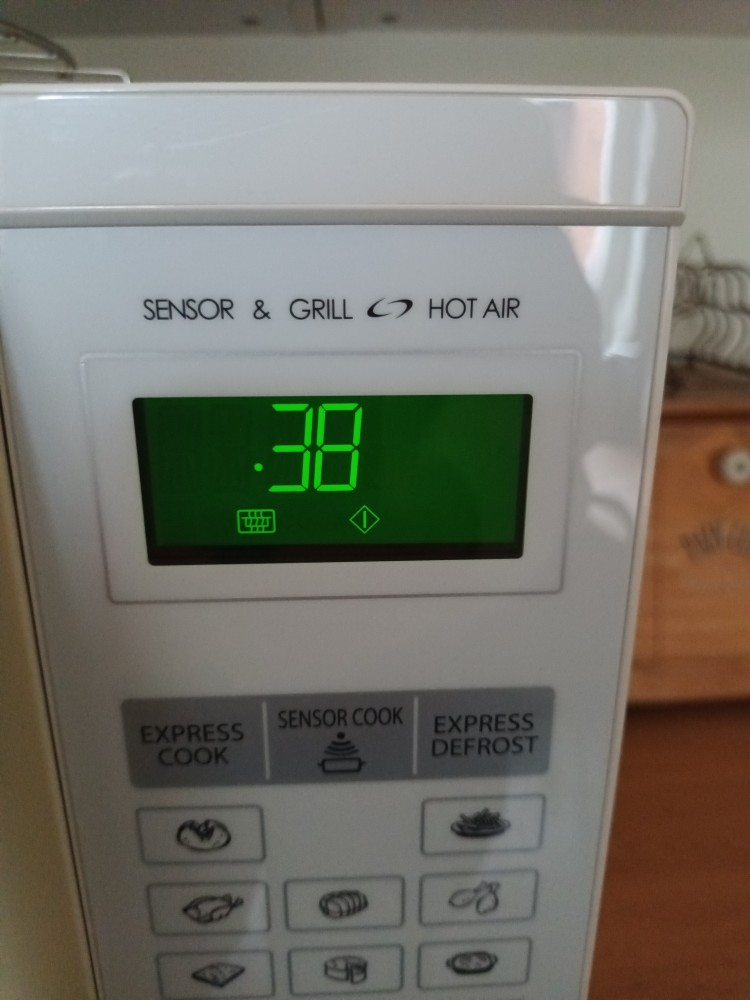
#> input picture other-code/Objectherkenning/images/microwave.jpg, 750 x 1000 px; its folder holds 4 pictures in this run
$ python rectangledetection.py
#> lines starting #> are read from the running program, lines starting #| are printed output that depends on the picture; after the words box and inside, x2 and y2 are one past the last pixel; in counts of white or black regions, pixels touching at a corner belong together
### other-code/Objectherkenning/helperfunctions.py
import cv2, os, math, numpy as np
from matplotlib import pyplot as plt

def list_images(relativePathDir="images"):
    """
    Lists all files in a directory.
    """
    dir =  os.path.join(os.path.dirname(__file__), relativePathDir)
    return [os.path.join(relativePathDir,f) for f in os.listdir(dir) if os.path.isfile(os.path.join(dir, f))]

def load_image(img: str):
    """
    Loads an image to an OpenCV object.
    """
#> called with img = 'images/microwave.jpg'
    return cv2.imread(os.path.join(os.path.dirname(__file__), img))
#> returned value is the input picture: shape (1000, 750, 3); mean B, G, R 105, 114.5, 115.6

# [17 lines left out: functions load_gray_image, show_img, resize, not called in this run]

### other-code/Objectherkenning/rectangledetection.py
import cv2, os, math, numpy as np
from matplotlib import pyplot as plt

import helperfunctions as hf

images = hf.list_images()

# https://github.com/tobiasctrl/Opencv-Rectangle-and-circle-detection/blob/master/rechteck-kreis%20erkennung.py

Image = images[2]					#Bild Datei
WindowWidth = 1100					#Fenster Breite
lower_Color_val = (0, 0, 0) 		#Untere RGB Farbgrenze
higher_Color_val = (100, 100, 100)	#Obere RGB Farbgrenze


#Dient zur Anpassung der Fenstergröße
def resize(Images, ImagesWidth):
	ImagesLen = len(Images)
	height = Images[0].shape[0]
	width = Images[0].shape[1] * ImagesLen
	try:
		widthDim = int(Images[0].shape[1] - (width - ImagesWidth) / ImagesLen) 	#Die nötige Länge eines Bildes wird ausgerechnet
		heightDim = int(height / ((width / ImagesWidth)))						#Die Höhe wird ausgerechnet
	except:
		widthDim = heightDim = 1
	ResizedImages = []
	for Image in Images:
		ResizedImages.append(cv2.resize(Image, (widthDim, heightDim), interpolation = cv2.INTER_AREA))
	return ResizedImages

def DetectObject(mask, InputImage):
    Contours, hierarchy = cv2.findContours(mask, cv2.RETR_TREE, cv2.CHAIN_APPROX_SIMPLE)	#Konturen werden gesucht
    OutputImage = InputImage
    centerX = None
    centerY = None
    for cnt in Contours:
        approx = cv2.approxPolyDP(cnt,0.01*cv2.arcLength(cnt,True),True)		#Aproximation des Objekts
        M = cv2.moments(cnt)	#In späterer Folge zur ermittlung des Mittelpunkts erforderlich
        if M["m00"] != 0:
            if 13 <= len(approx) <= 19 or len(approx) == 4:

                OutputImage = cv2.drawContours(InputImage, [cnt], -1, (0,255,0), -1)

                #Mittelpunkte werden ermittelt
                centerY = int(M["m01"] / M["m00"])
                centerX = int(M["m10"] / M["m00"])

                #Einzeichnen des Mittlelpunkts
                cv2.circle(OutputImage, (centerX, centerY),10,(0,0,255), -1)

                #Wenn ein Rechteck erkannt wird
                if len(approx) == 4:
                    cv2.putText(OutputImage, "Rechteck",(centerX, centerY),cv2.FONT_HERSHEY_SIMPLEX, 1, 255)

                # Sonst Kreis wird erkannt
                else:
                    cv2.putText(OutputImage, "Kreis",(centerX, centerY),cv2.FONT_HERSHEY_SIMPLEX, 1, 255)

    return OutputImage, centerX, centerY


IMG = hf.load_image(Image)

blur = cv2.GaussianBlur(IMG,(13,13),0) #Verringerung von Bild rauschen

RGB = cv2.cvtColor(blur, cv2.COLOR_BGR2RGB)

mask = cv2.inRange(RGB, lower_Color_val, higher_Color_val) #Grenzwerte
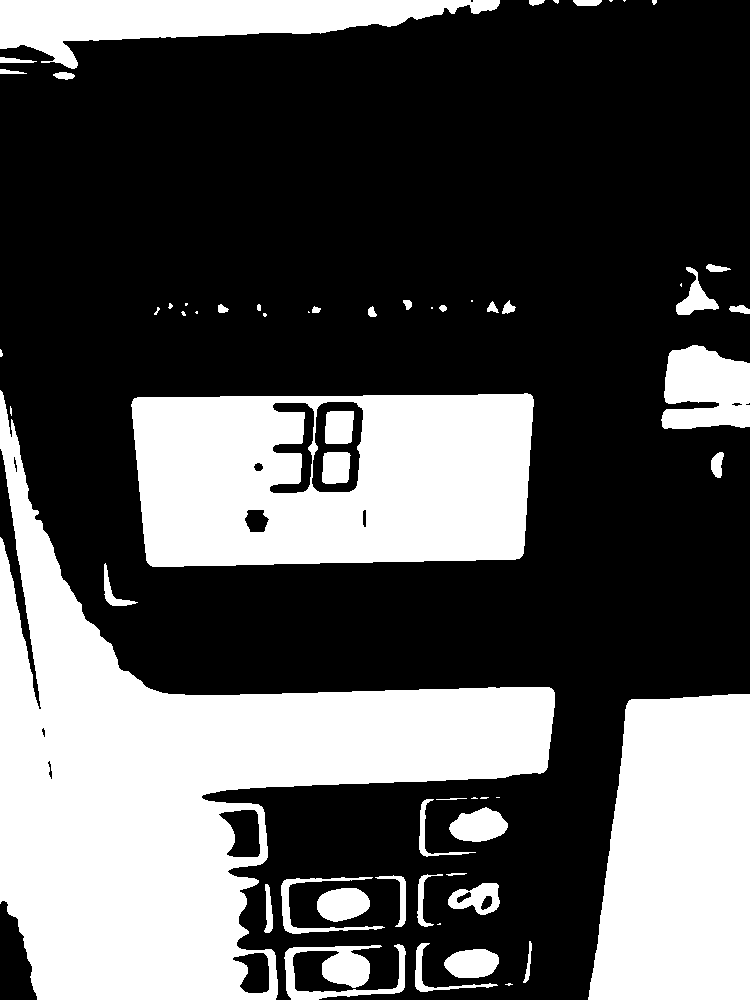
#> mask: shape (1000, 750); 34.2% white; 60 white regions (19 under 20 px)

OutputImage, centerX, centerY = DetectObject(mask, RGB)
#> in DetectObject, `Contours, hierarchy = cv2.findContours(mask, cv2.RETR_TREE, cv2.CHAIN_..`: Contours = 73 contours, 24 with area under 20; largest, box (x1, y1, x2, y2) and area: (0, 390, 555, 1000) 117230, (131, 393, 534, 567) 64857, (588, 694, 750, 1000) 42234, (0, 0, 500, 69) 15930, (661, 345, 750, 429) 5766
#> the loop in DetectObject, `for cnt in Contours:` made 73 passes
#> (approx, centerY, centerX) on passes 18, 22, 26, 33, 47, 59: ([[436, 799], [456, 799], [457, 798], [466, 798]], 798, 453), ([[749, 694], [628, 701], [588, 999], [749, 999]], 855, 678), ([[532, 396], [134, 398], [146, 560], [519, 558]], 478, 332), ([[327, 412], [325, 442], [350, 442], [353, 411]], 426, 338), ([[431, 307], [431, 308], [432, 308], [432, 307]], 307, 431), ([[471, 300], [471, 301], [472, 301], [472, 300]], 300, 471)
#> (centerY, centerX) on passes 3, 9, 10, 11, 28, 29: (971, 340), (898, 476), (902, 486), (896, 463), (520, 256), (466, 258)
#> pass 3, in DetectObject, `OutputImage = cv2.drawContours(InputImage, [cnt], -1, (0,255,0), -1)`:
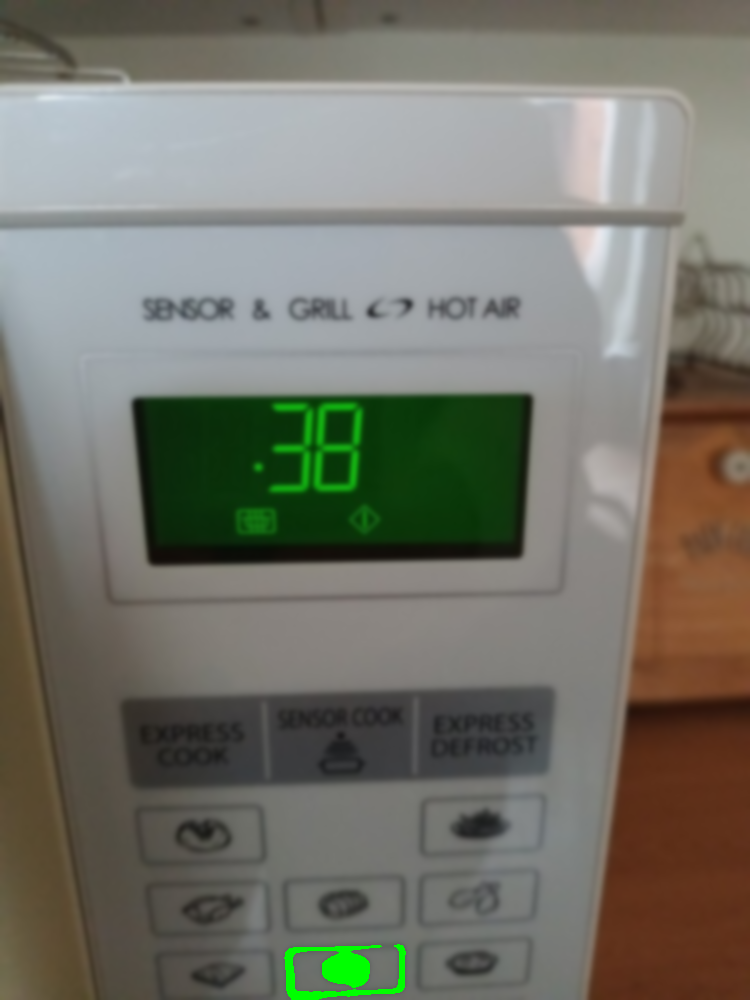
#> OutputImage: shape (1000, 750, 3); mean R, G, B 115.3, 115.2, 104.7
#> after the loop in DetectObject, `for cnt in Contours:`:
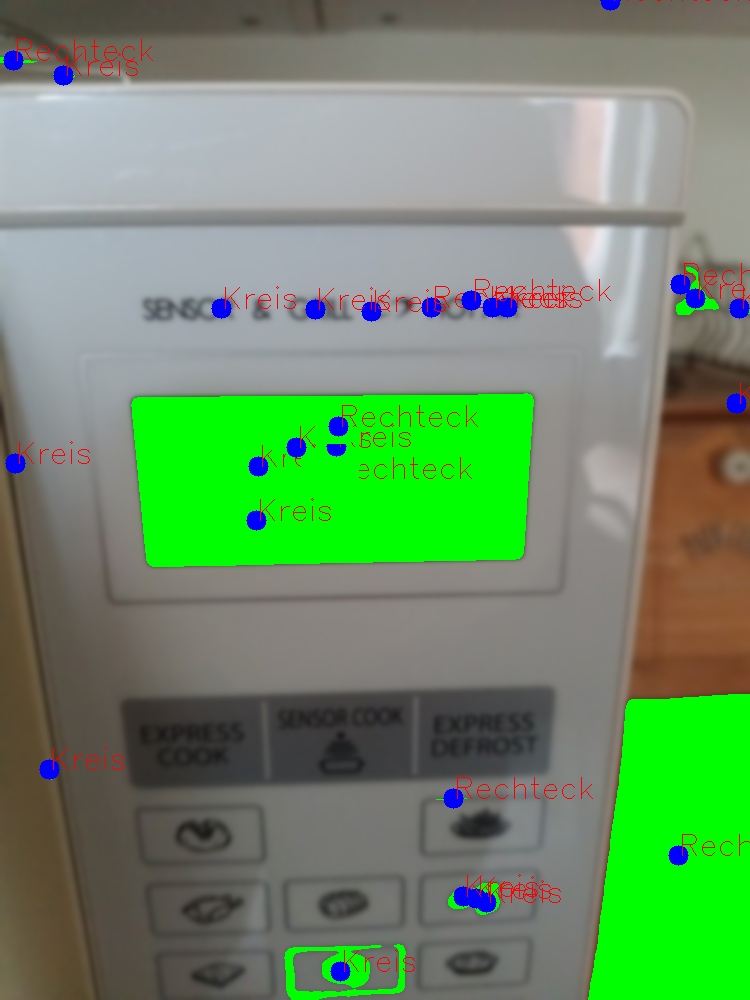
#> InputImage: shape (1000, 750, 3); mean R, G, B 109, 142.1, 103.4
#> centerX = 610; centerY = 0

print("Mittelpunkt:\n""X: "+ str(centerX) + " pixel" + "\nY: " + str(centerY) + " pixel") #Der Abstand vom Kreis Objekt Mittelpunkt relativ zur oberen linken Ecke wird ausgegeben
#| Mittelpunkt:
#| X: 610 pixel
#| Y: 0 pixel

thresholdblur = cv2.bitwise_and(blur, blur, mask=mask)	#Das Bild mit den eingestellten Grenzwerten wird erstellt
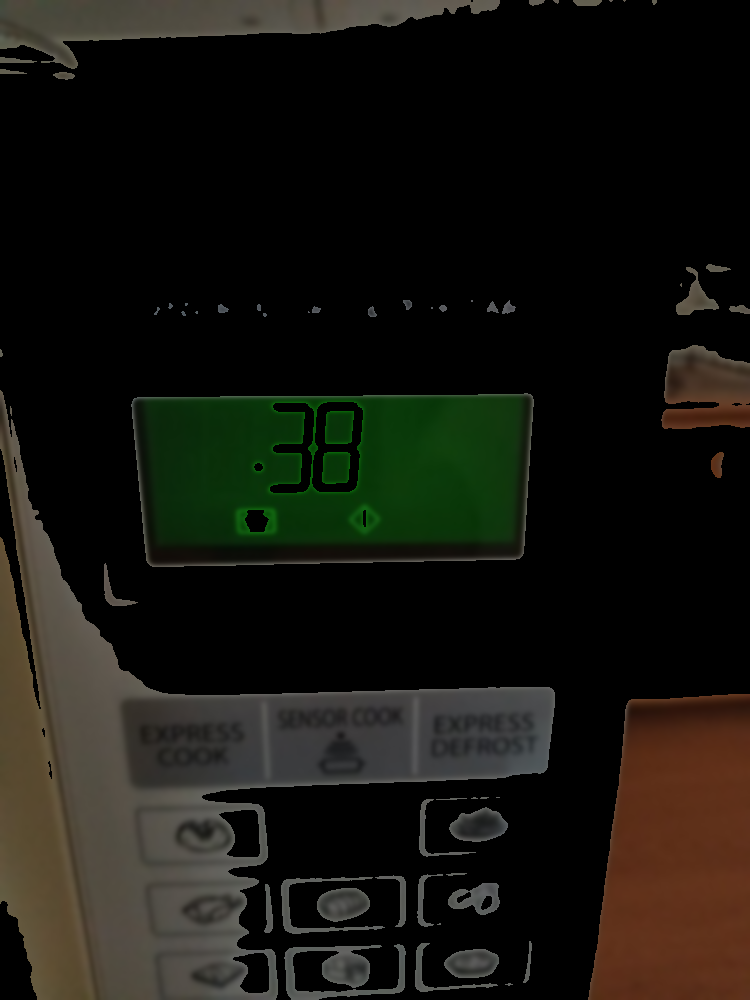
#> thresholdblur: shape (1000, 750, 3); mean B, G, R 15.5, 21.7, 22.4

blur, thresholdblur, OutputImage = resize((blur, thresholdblur, OutputImage), WindowWidth)
#> in resize, `ImagesLen = len(Images)`: ImagesLen = 3
#> in resize, `width = Images[0].shape[1] * ImagesLen`: width = 2250
#> in resize, `widthDim = int(Images[0].shape[1] - (width - ImagesWidth) / ImagesLen)`: widthDim = 366
#> in resize, `heightDim = int(height / ((width / ImagesWidth)))`: heightDim = 488
#> the loop in resize, `for Image in Images:` made 3 passes
#> after the loop in resize, `for Image in Images:`: ResizedImages = 3 items
#> blur: shape (488, 366, 3)
#> thresholdblur: shape (488, 366, 3)
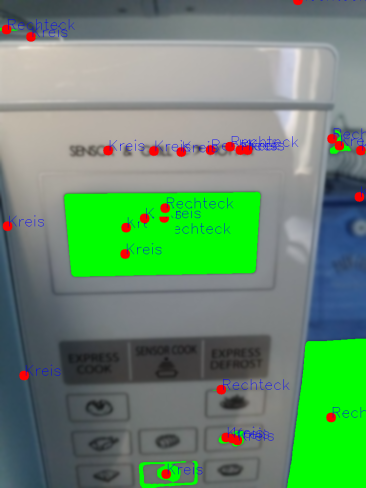
#> OutputImage: shape (488, 366, 3); mean B, G, R 109, 142.1, 103.3

CombinedImages = np.concatenate((blur, thresholdblur, OutputImage), axis=1) #Bilder werden kombiniert
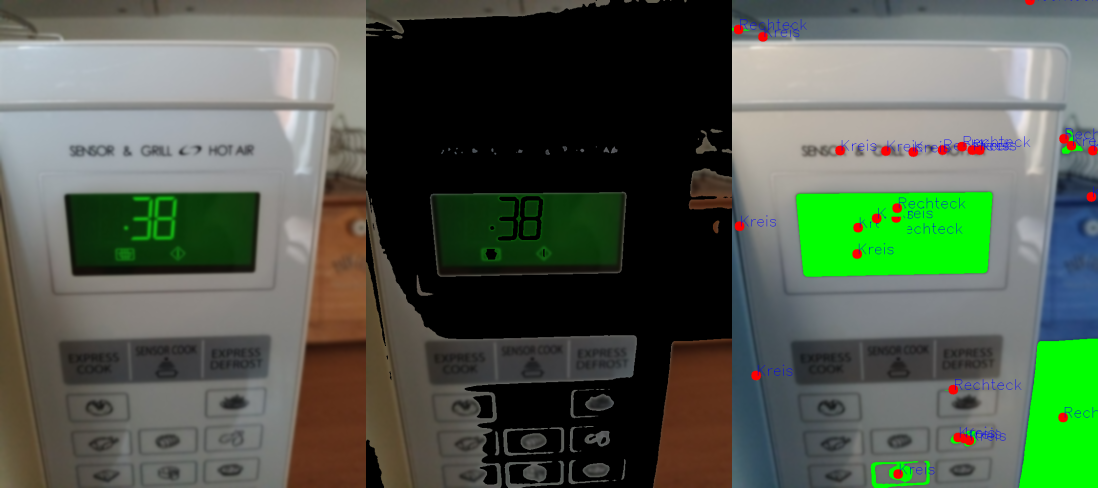
#> CombinedImages: shape (488, 1098, 3); mean B, G, R 76.5, 92.8, 80.5

cv2.imshow('Rechteck oder Kreis', CombinedImages)

cv2.waitKey(0)
cv2.destroyAllWindows()
